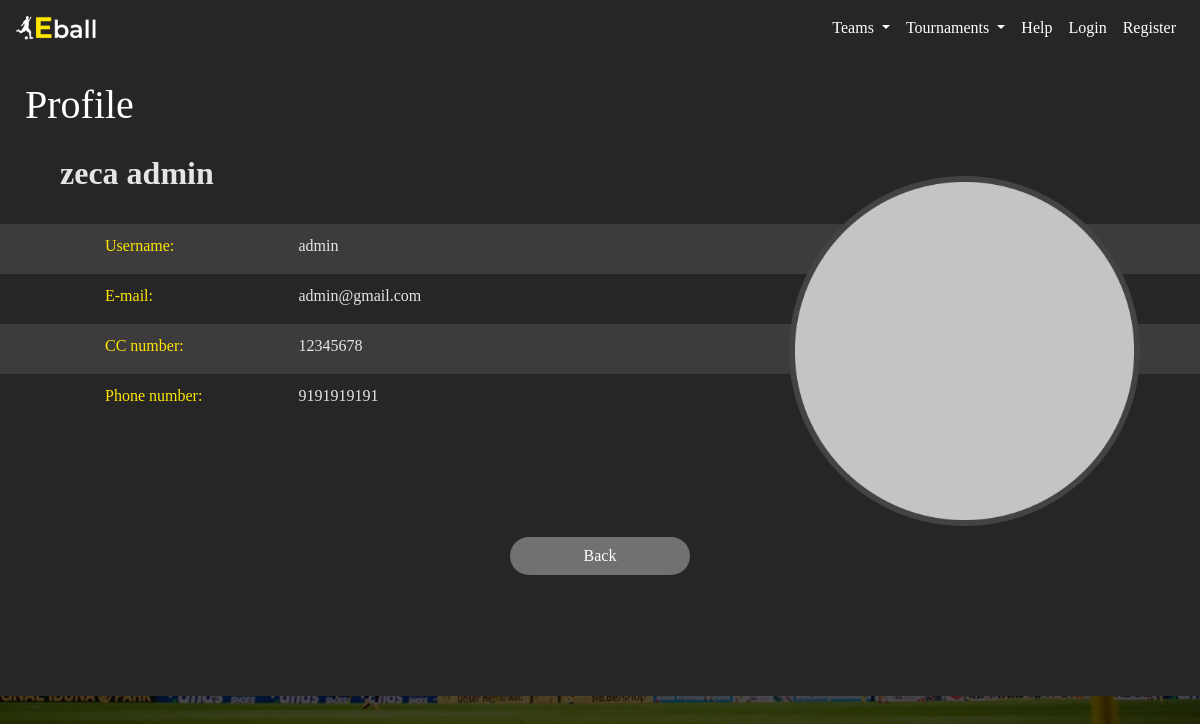
Page /profile/admin on the earlier database version.
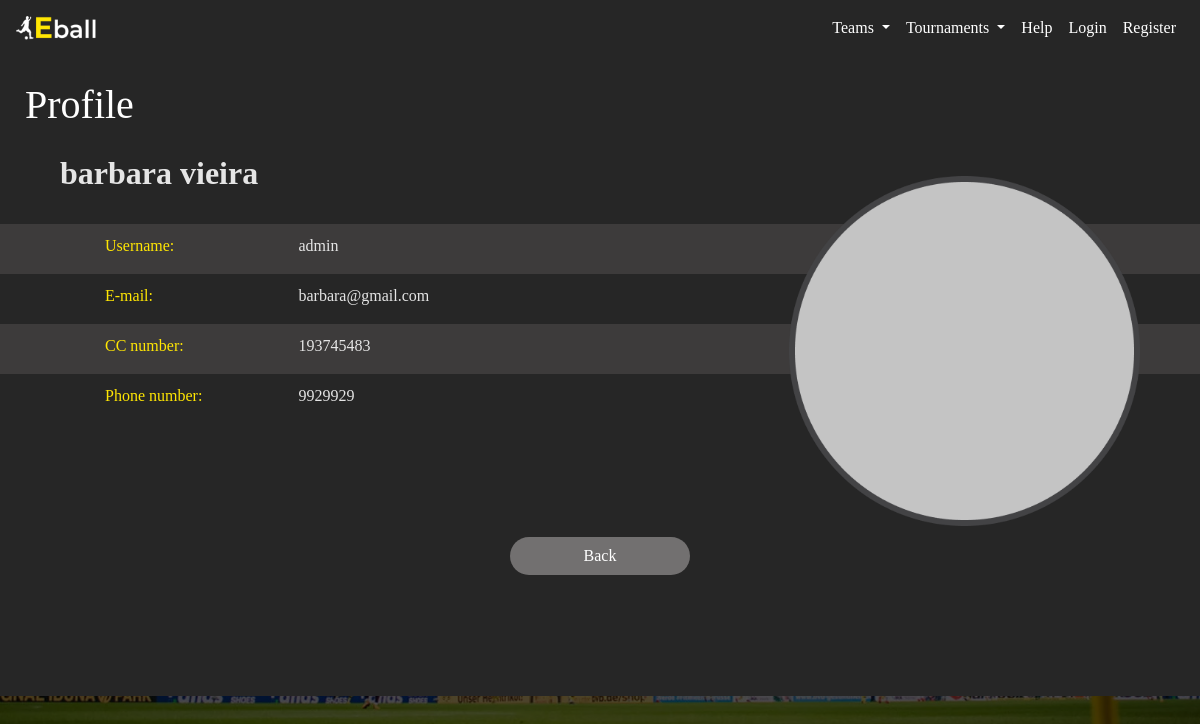
Same page on the later database version.
### appEball/models.py (models this page shows, shortened)
class CustomUser(AbstractUser):
    email = models.EmailField(max_length=255, unique=True, blank=False)
    firstName = models.CharField(max_length=100, blank=False)
    lastName = models.CharField(max_length=100, blank=False)
    ccNumber = models.IntegerField(unique=True, blank=False)
    phoneNumber = models.IntegerField(unique=True, blank=False)
    profileImg = models.ImageField(upload_to="images")
    isAccepted = models.BooleanField(default=False)
    isTournamentManager = models.BooleanField(default=False)
    isCaptain = models.BooleanField(default=False)
    USERNAME_FIELD = 'email'
    REQUIRED_FIELDS = ['username', 'firstName', 'lastName', 'ccNumber', 'phoneNumber']
    class Meta:
        db_table = 'User'
        verbose_name = 'User'
        verbose_name_plural = 'Users'
        ordering = ["-username"]

### appEball/views.py (the view)
# urls.py: path('profile/<str:username>', views.user_profile, name='userProfile'),
def user_profile(request, username):
	requestedUser = CustomUser.objects.get(username=username)
	return render(request, 'appEball/user_profile.html', {'requestedUser':requestedUser})

### appEball/templates/appEball/user_profile.html
{% extends 'appEball/base_with_grey_background.html' %}
{% load static %}
{% block css %}
    <link rel="stylesheet" type="text/css" href="{% static 'appEball/css/user_profile.css' %}">
{% endblock %}
{% block title %}
    Profile
{% endblock %}
{% block content2 %}
	<h2 id="userTitle"><strong>{{ requestedUser.firstName }} {{ requestedUser.lastName }}</strong></h2>
	<div class="content" id="profileContent">
		<div class="col" id="profileCol">
			<div class="row" id="row1">
				<div class="col-sm-2">
					<p class="userLabel line">Username:</p>
				</div>
				<div class="col">
					<p class="userInfo line">{{ requestedUser.username }}</p>
				</div>
			</div>
			<div class="row" id="row2">
				<div class="col-sm-2">
					<p class="userLabel line">E-mail:</p>
				</div>
				<div class="col">
					<p class="userInfo line">{{ requestedUser.email }}</p>
				</div>
			</div>
			<div class="row"  id="row1">
				<div class="col-sm-2">
					<p class="userLabel line">CC number:</p>
				</div>
				<div class="col">
					<p class="userInfo line">{{ requestedUser.ccNumber }}</p>
				</div>
			</div>
			<div class="row" id="row2">
				<div class="col-sm-2">
					<p class="userLabel line">Phone number:</p>
				</div>
				<div class="col">
					<p class="userInfo line">{{ requestedUser.phoneNumber }}</p>
				</div>
			</div>
			{% if user == requestedUser %}
				<div class="row" id="row1">
					<div class="col-sm-2">
						<p class="userLabel line">Next match:</p>
					</div>
					<div class="col">
						<p class="userInfo line"></p>
					</div>
				</div>
				<div class="row">
					<div class="col" align='right'>
						<a class="btn rounded-pill btn-block" href="{% url 'appEball:editUserProfile' user.username %}">Edit Profile</a>
					</div>
					<div class="col" align='left'>
						<a class="btn rounded-pill btn-block" href={{request.META.HTTP_REFERER}}>Back</a>
					</div>
				</div>
			{% else %}
				<div class="row" id="row2">
				</div>
				<div class="row">
					<div class="col" align='center'>
						<a class="btn rounded-pill" href={{request.META.HTTP_REFERER}}>Back</a>
					</div>
				</div>
			{% endif %}
		</div>
		<div class="col" id="colImg" align="right">
			<a href="">
				{% if requestedUser.profileImg.url is not none %}
					<img src="{{ requestedUser.profileImg.url }}" height="350px" alt="">
				{% else %}
					<img src="{% static 'appEball/assets/photo1.png' %}" height="350px" alt="">
				{% endif %}
			</a>
		</div>
	</div>
{% endblock %}

Differences in the rows shown:
changed CustomUser "admin": firstName "zeca" → "barbara"; lastName "admin" → "vieira"; email "admin@gmail.com" → "barbara@gmail.com"; ccNumber "12345678" → "193745483"; phoneNumber "9191919191" → "9929929"
